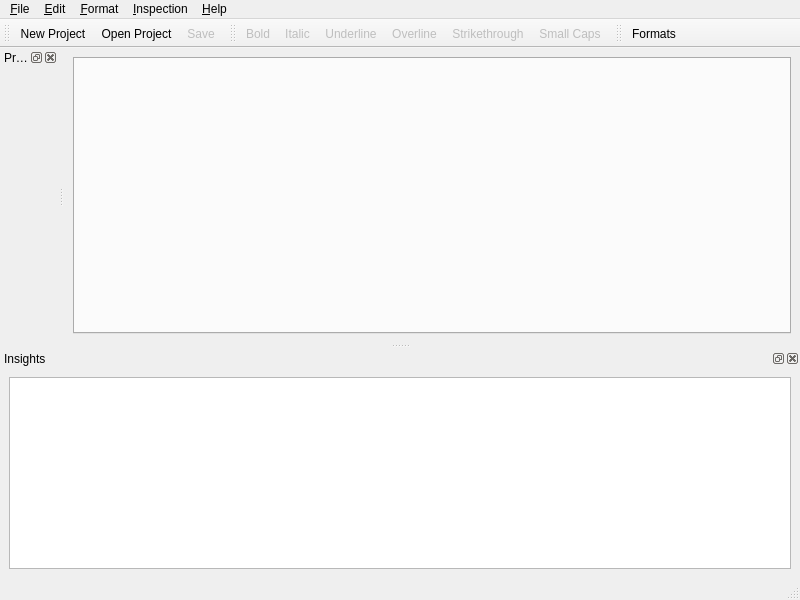
<?xml version="1.0" encoding="UTF-8"?>
<ui version="4.0">
 <class>MainWindow</class>
 <widget class="QMainWindow" name="MainWindow">
  <property name="geometry">
   <rect>
    <x>0</x>
    <y>0</y>
    <width>800</width>
    <height>600</height>
   </rect>
  </property>
  <property name="windowTitle">
   <string>Novelist</string>
  </property>
  <property name="locale">
   <locale language="English" country="UnitedStates"/>
  </property>
  <property name="documentMode">
   <bool>true</bool>
  </property>
  <property name="dockNestingEnabled">
   <bool>false</bool>
  </property>
  <property name="dockOptions">
   <set>QMainWindow::AllowTabbedDocks|QMainWindow::AnimatedDocks|QMainWindow::VerticalTabs</set>
  </property>
  <widget class="QWidget" name="centralwidget">
   <layout class="QVBoxLayout" name="verticalLayout_2">
    <item>
     <widget class="novelist::SceneTabWidget" name="sceneTabWidget">
      <property name="minimumSize">
       <size>
        <width>100</width>
        <height>100</height>
       </size>
      </property>
      <property name="focusPolicy">
       <enum>Qt::StrongFocus</enum>
      </property>
     </widget>
    </item>
   </layout>
  </widget>
  <widget class="QMenuBar" name="menubar">
   <property name="geometry">
    <rect>
     <x>0</x>
     <y>0</y>
     <width>800</width>
     <height>22</height>
    </rect>
   </property>
   <widget class="QMenu" name="menu_File">
    <property name="title">
     <string>&amp;File</string>
    </property>
    <widget class="QMenu" name="menuExport">
     <property name="enabled">
      <bool>false</bool>
     </property>
     <property name="title">
      <string>Export</string>
     </property>
    </widget>
    <addaction name="action_New_Project"/>
    <addaction name="action_Open_Project"/>
    <addaction name="action_Close_Project"/>
    <addaction name="separator"/>
    <addaction name="action_Save"/>
    <addaction name="menuExport"/>
    <addaction name="separator"/>
    <addaction name="actionExit"/>
   </widget>
   <widget class="QMenu" name="menu_Help">
    <property name="title">
     <string>&amp;Help</string>
    </property>
    <addaction name="actionAbout_Qt"/>
    <addaction name="actionAbout_Novelist"/>
   </widget>
   <widget class="QMenu" name="menu_Edit">
    <property name="title">
     <string>&amp;Edit</string>
    </property>
    <addaction name="action_Undo"/>
    <addaction name="action_Redo"/>
    <addaction name="separator"/>
    <addaction name="actionSettings"/>
   </widget>
   <widget class="QMenu" name="menu_Format">
    <property name="title">
     <string>&amp;Format</string>
    </property>
    <addaction name="action_Bold"/>
    <addaction name="action_Italic"/>
    <addaction name="action_Underline"/>
    <addaction name="action_Overline"/>
    <addaction name="action_Strikethrough"/>
    <addaction name="actionSmall_Caps"/>
    <addaction name="separator"/>
    <addaction name="action_Formats"/>
   </widget>
   <widget class="QMenu" name="menu_Inspection">
    <property name="title">
     <string>&amp;Inspection</string>
    </property>
    <widget class="QMenu" name="menuInsight">
     <property name="enabled">
      <bool>false</bool>
     </property>
     <property name="title">
      <string>Insight</string>
     </property>
    </widget>
    <addaction name="actionAdd_Note"/>
    <addaction name="menuInsight"/>
   </widget>
   <addaction name="menu_File"/>
   <addaction name="menu_Edit"/>
   <addaction name="menu_Format"/>
   <addaction name="menu_Inspection"/>
   <addaction name="menu_Help"/>
  </widget>
  <widget class="QStatusBar" name="statusbar"/>
  <widget class="QDockWidget" name="dockProjectView">
   <property name="windowTitle">
    <string>Project</string>
   </property>
   <attribute name="dockWidgetArea">
    <number>1</number>
   </attribute>
   <widget class="QWidget" name="dockWidgetContents">
    <layout class="QVBoxLayout" name="verticalLayout">
     <property name="leftMargin">
      <number>0</number>
     </property>
     <property name="topMargin">
      <number>0</number>
     </property>
     <property name="rightMargin">
      <number>0</number>
     </property>
     <property name="bottomMargin">
      <number>0</number>
     </property>
     <item>
      <widget class="novelist::ProjectView" name="projectView">
       <property name="focusPolicy">
        <enum>Qt::StrongFocus</enum>
       </property>
      </widget>
     </item>
    </layout>
   </widget>
  </widget>
  <widget class="QToolBar" name="toolBarFile">
   <property name="windowTitle">
    <string>Toolbar (File)</string>
   </property>
   <attribute name="toolBarArea">
    <enum>TopToolBarArea</enum>
   </attribute>
   <attribute name="toolBarBreak">
    <bool>false</bool>
   </attribute>
   <addaction name="action_New_Project"/>
   <addaction name="action_Open_Project"/>
   <addaction name="action_Save"/>
  </widget>
  <widget class="QToolBar" name="toolBarFont">
   <property name="windowTitle">
    <string>Toolbar (Font)</string>
   </property>
   <attribute name="toolBarArea">
    <enum>TopToolBarArea</enum>
   </attribute>
   <attribute name="toolBarBreak">
    <bool>false</bool>
   </attribute>
   <addaction name="action_Bold"/>
   <addaction name="action_Italic"/>
   <addaction name="action_Underline"/>
   <addaction name="action_Overline"/>
   <addaction name="action_Strikethrough"/>
   <addaction name="actionSmall_Caps"/>
  </widget>
  <widget class="QDockWidget" name="dockInsights">
   <property name="windowTitle">
    <string>Insights</string>
   </property>
   <attribute name="dockWidgetArea">
    <number>8</number>
   </attribute>
   <widget class="QWidget" name="dockWidgetContents_2">
    <layout class="QVBoxLayout" name="verticalLayout_3">
     <item>
      <widget class="novelist::InsightView" name="insightView">
       <property name="editTriggers">
        <set>QAbstractItemView::NoEditTriggers</set>
       </property>
       <property name="alternatingRowColors">
        <bool>true</bool>
       </property>
       <property name="selectionMode">
        <enum>QAbstractItemView::NoSelection</enum>
       </property>
       <property name="selectionBehavior">
        <enum>QAbstractItemView::SelectRows</enum>
       </property>
       <attribute name="horizontalHeaderStretchLastSection">
        <bool>true</bool>
       </attribute>
       <attribute name="verticalHeaderVisible">
        <bool>false</bool>
       </attribute>
      </widget>
     </item>
    </layout>
   </widget>
  </widget>
  <widget class="QToolBar" name="toolBarFormat">
   <property name="windowTitle">
    <string>Toolbar (Format)</string>
   </property>
   <attribute name="toolBarArea">
    <enum>TopToolBarArea</enum>
   </attribute>
   <attribute name="toolBarBreak">
    <bool>false</bool>
   </attribute>
   <addaction name="action_Formats"/>
  </widget>
  <action name="action_New_Project">
   <property name="icon">
    <iconset theme="document-new">
     <normaloff>.</normaloff>.</iconset>
   </property>
   <property name="text">
    <string>&amp;New Project</string>
   </property>
   <property name="shortcut">
    <string>Ctrl+N</string>
   </property>
  </action>
  <action name="action_Open_Project">
   <property name="icon">
    <iconset theme="document-open">
     <normaloff>.</normaloff>.</iconset>
   </property>
   <property name="text">
    <string>&amp;Open Project</string>
   </property>
   <property name="shortcut">
    <string>Ctrl+O</string>
   </property>
  </action>
  <action name="action_Close_Project">
   <property name="enabled">
    <bool>false</bool>
   </property>
   <property name="icon">
    <iconset theme="window-close">
     <normaloff>.</normaloff>.</iconset>
   </property>
   <property name="text">
    <string>&amp;Close Project</string>
   </property>
  </action>
  <action name="action_Save">
   <property name="enabled">
    <bool>false</bool>
   </property>
   <property name="icon">
    <iconset theme="document-save">
     <normaloff>.</normaloff>.</iconset>
   </property>
   <property name="text">
    <string>&amp;Save</string>
   </property>
   <property name="shortcut">
    <string>Ctrl+S</string>
   </property>
  </action>
  <action name="actionExit">
   <property name="icon">
    <iconset theme="application-exit">
     <normaloff>.</normaloff>.</iconset>
   </property>
   <property name="text">
    <string>&amp;Exit</string>
   </property>
   <property name="shortcut">
    <string>Ctrl+Q</string>
   </property>
  </action>
  <action name="actionAbout_Qt">
   <property name="text">
    <string>About Qt</string>
   </property>
  </action>
  <action name="actionAbout_Novelist">
   <property name="text">
    <string>About Novelist</string>
   </property>
  </action>
  <action name="action_Undo">
   <property name="enabled">
    <bool>false</bool>
   </property>
   <property name="icon">
    <iconset theme="edit-undo">
     <normaloff>.</normaloff>.</iconset>
   </property>
   <property name="text">
    <string>&amp;Undo</string>
   </property>
   <property name="shortcut">
    <string>Ctrl+Z</string>
   </property>
  </action>
  <action name="action_Redo">
   <property name="enabled">
    <bool>false</bool>
   </property>
   <property name="icon">
    <iconset theme="edit-redo">
     <normaloff>.</normaloff>.</iconset>
   </property>
   <property name="text">
    <string>&amp;Redo</string>
   </property>
   <property name="shortcut">
    <string>Ctrl+Shift+Z</string>
   </property>
  </action>
  <action name="action_Bold">
   <property name="checkable">
    <bool>true</bool>
   </property>
   <property name="enabled">
    <bool>false</bool>
   </property>
   <property name="icon">
    <iconset resource="../../../resources/resources.qrc">
     <normaloff>:/icons/format-text-bold</normaloff>:/icons/format-text-bold</iconset>
   </property>
   <property name="text">
    <string>&amp;Bold</string>
   </property>
   <property name="shortcut">
    <string>Ctrl+B</string>
   </property>
  </action>
  <action name="action_Italic">
   <property name="checkable">
    <bool>true</bool>
   </property>
   <property name="enabled">
    <bool>false</bool>
   </property>
   <property name="icon">
    <iconset resource="../../../resources/resources.qrc">
     <normaloff>:/icons/format-text-italic</normaloff>:/icons/format-text-italic</iconset>
   </property>
   <property name="text">
    <string>&amp;Italic</string>
   </property>
   <property name="shortcut">
    <string>Ctrl+I</string>
   </property>
  </action>
  <action name="action_Underline">
   <property name="checkable">
    <bool>true</bool>
   </property>
   <property name="enabled">
    <bool>false</bool>
   </property>
   <property name="icon">
    <iconset resource="../../../resources/resources.qrc">
     <normaloff>:/icons/format-text-underline</normaloff>:/icons/format-text-underline</iconset>
   </property>
   <property name="text">
    <string>&amp;Underline</string>
   </property>
  </action>
  <action name="action_Overline">
   <property name="checkable">
    <bool>true</bool>
   </property>
   <property name="enabled">
    <bool>false</bool>
   </property>
   <property name="icon">
    <iconset resource="../../../resources/resources.qrc">
     <normaloff>:/icons/format-text-overline</normaloff>:/icons/format-text-overline</iconset>
   </property>
   <property name="text">
    <string>&amp;Overline</string>
   </property>
  </action>
  <action name="action_Strikethrough">
   <property name="checkable">
    <bool>true</bool>
   </property>
   <property name="enabled">
    <bool>false</bool>
   </property>
   <property name="icon">
    <iconset resource="../../../resources/resources.qrc">
     <normaloff>:/icons/format-text-strikethrough</normaloff>:/icons/format-text-strikethrough</iconset>
   </property>
   <property name="text">
    <string>&amp;Strikethrough</string>
   </property>
  </action>
  <action name="actionSmall_Caps">
   <property name="checkable">
    <bool>true</bool>
   </property>
   <property name="enabled">
    <bool>false</bool>
   </property>
   <property name="icon">
    <iconset resource="../../../resources/resources.qrc">
     <normaloff>:/icons/format-text-smallcaps</normaloff>:/icons/format-text-smallcaps</iconset>
   </property>
   <property name="text">
    <string>Small &amp;Caps</string>
   </property>
  </action>
  <action name="actionAdd_Note">
   <property name="enabled">
    <bool>false</bool>
   </property>
   <property name="text">
    <string>Add Note</string>
   </property>
  </action>
  <action name="actionSettings">
   <property name="text">
    <string>Settings</string>
   </property>
  </action>
  <action name="action_Formats">
   <property name="icon">
    <iconset theme="document-page-setup"/>
   </property>
   <property name="text">
    <string>&amp;Formats</string>
   </property>
  </action>
 </widget>
 <customwidgets>
  <customwidget>
   <class>novelist::ProjectView</class>
   <extends>QWidget</extends>
   <header>view/ProjectView.h</header>
  </customwidget>
  <customwidget>
   <class>novelist::InsightView</class>
   <extends>QTableView</extends>
   <header>view/InsightView.h</header>
  </customwidget>
  <customwidget>
   <class>novelist::SceneTabWidget</class>
   <extends>QTabWidget</extends>
   <header>widgets/SceneTabWidget.h</header>
   <container>1</container>
  </customwidget>
 </customwidgets>
 <resources>
  <include location="../../../resources/resources.qrc"/>
  <include location="../../../resources/icons/tango/tango.qrc"/>
 </resources>
 <connections>
  <connection>
   <sender>actionExit</sender>
   <signal>triggered()</signal>
   <receiver>MainWindow</receiver>
   <slot>close()</slot>
   <hints>
    <hint type="sourcelabel">
     <x>-1</x>
     <y>-1</y>
    </hint>
    <hint type="destinationlabel">
     <x>399</x>
     <y>299</y>
    </hint>
   </hints>
  </connection>
 </connections>
</ui>
